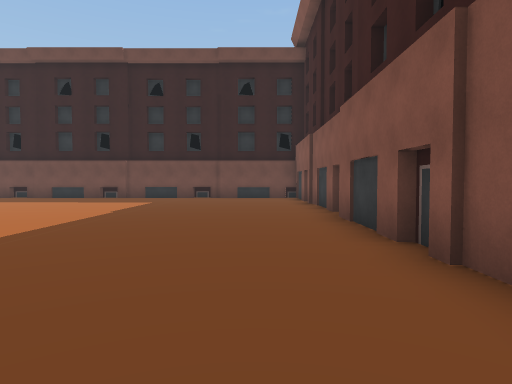
[1] (above)

24 first-person views from a walk through a Unity game level. The camera is 1.5 m above the floor, tilts 2° down and sees 75° across. The floor is counted in squares, 2 m on a side. Each view is taken from the middle of a square. On the plan, view 1 faces up. The plan holds only what a view shows up to about 11 squares ahead; the rest is blank. The place goes on beyond the plan. The player character is not drawn.

[2]
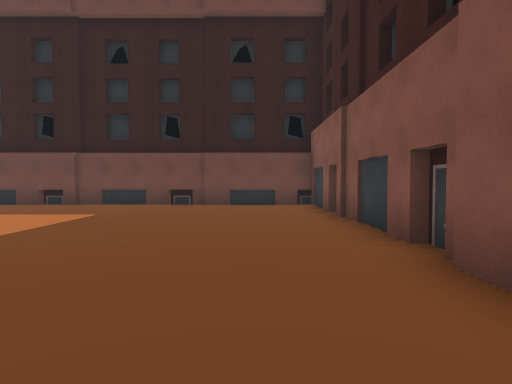

[3]
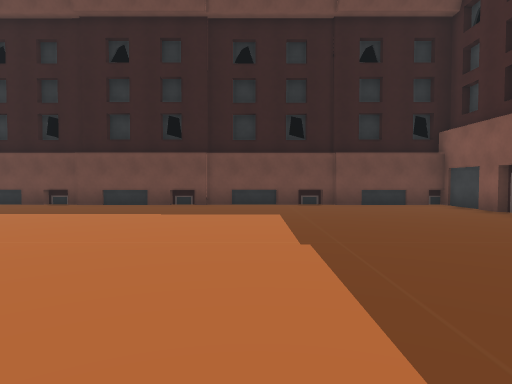

[4]
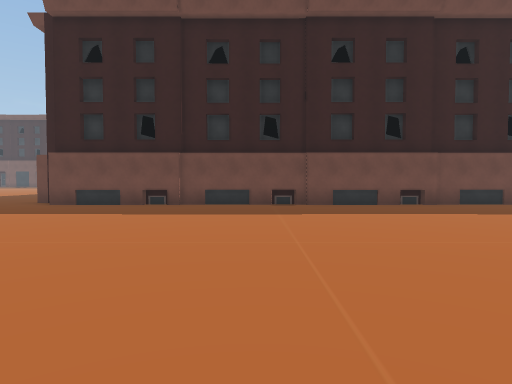

[5]
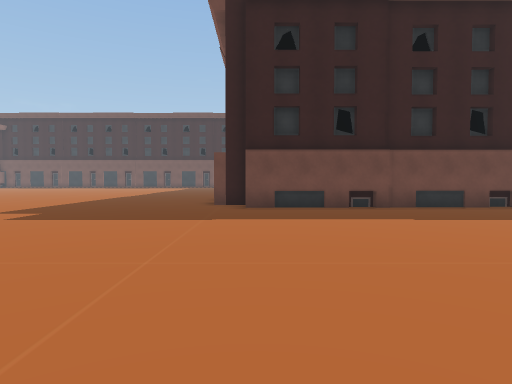

[6]
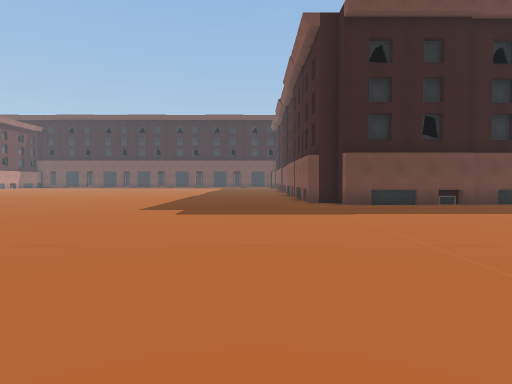

[7]
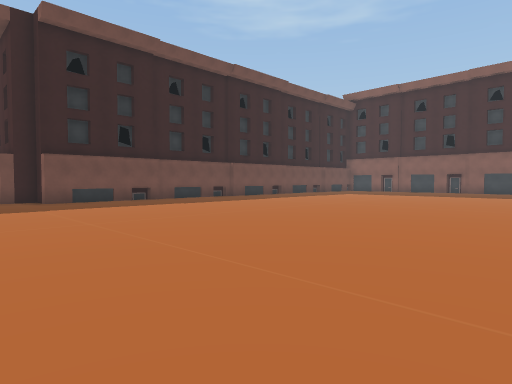

[8]
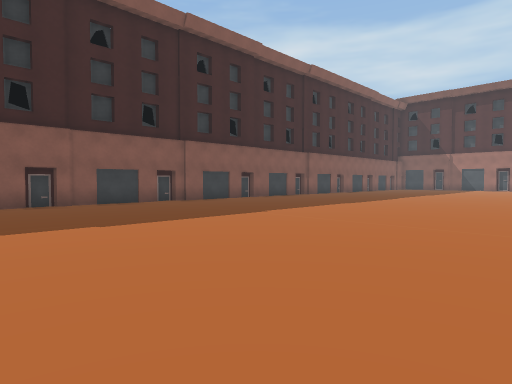

[9]
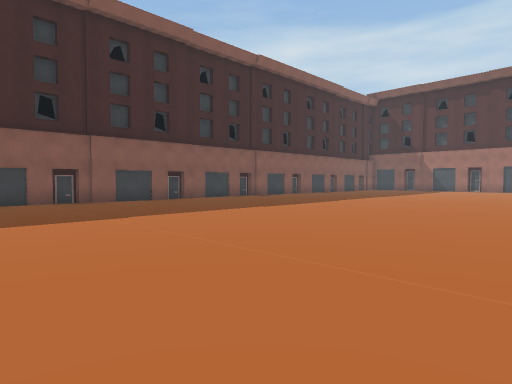

[10]
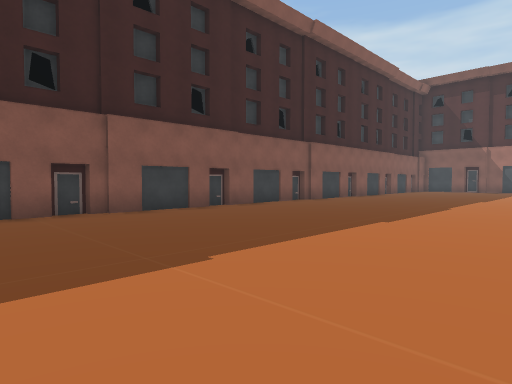

[11]
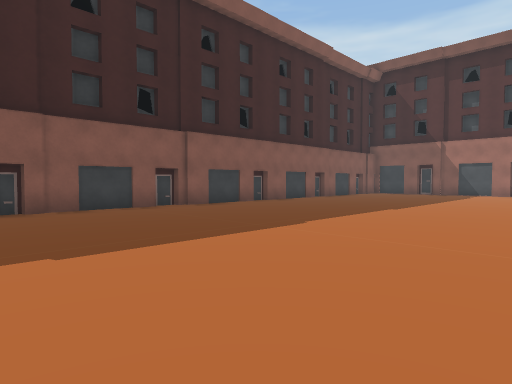

[12]
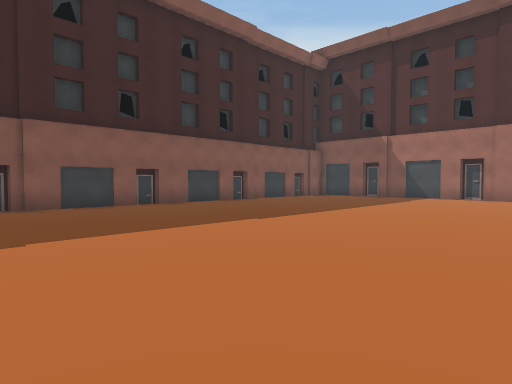

[13]
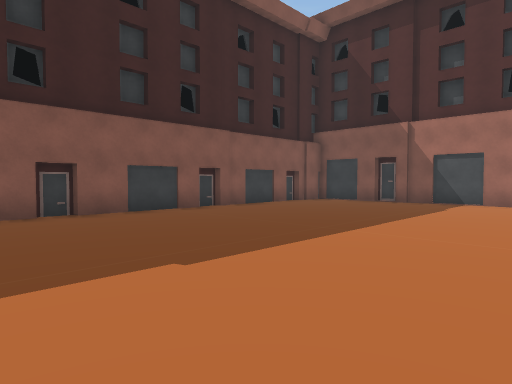

[14]
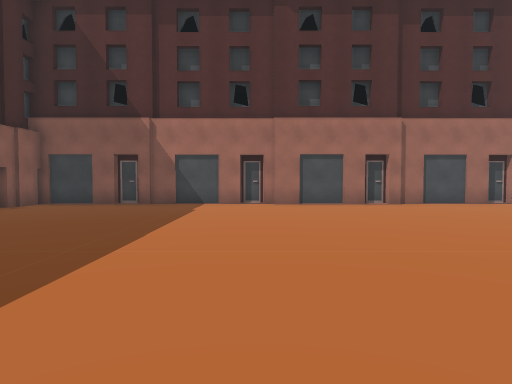

[15]
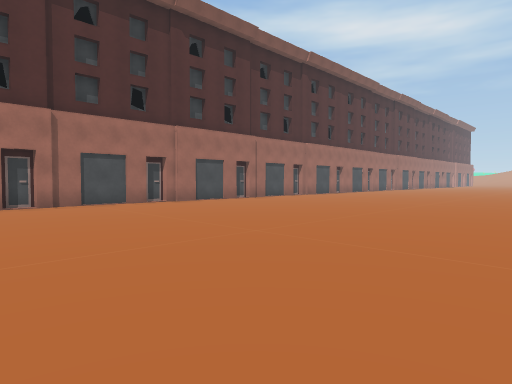

[16]
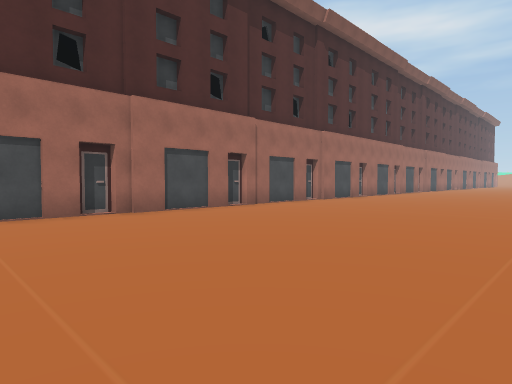

[17]
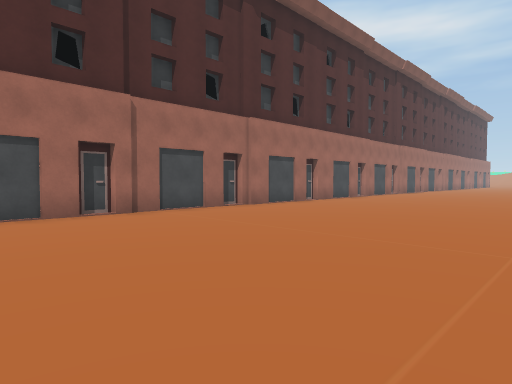

[18]
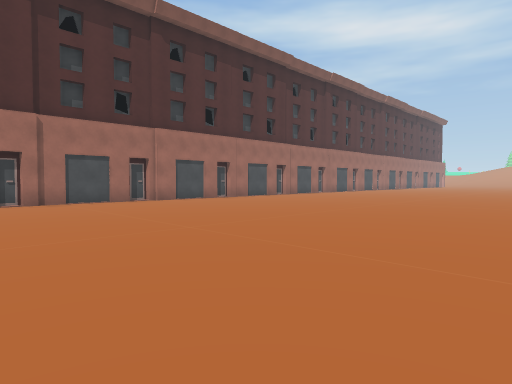

[19]
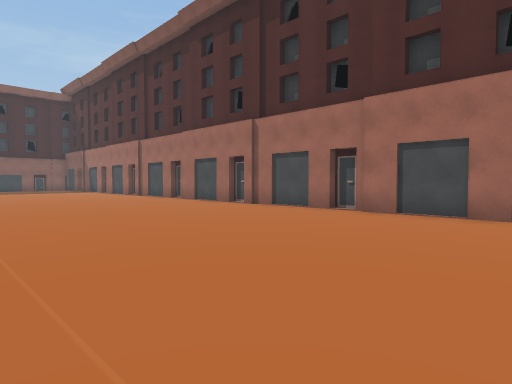

[20]
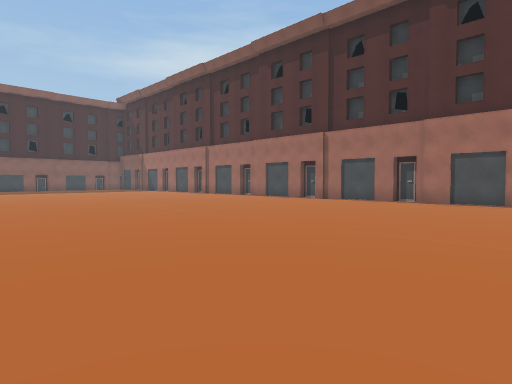

[21]
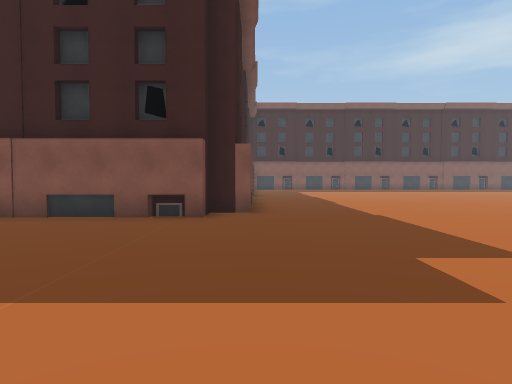

[22]
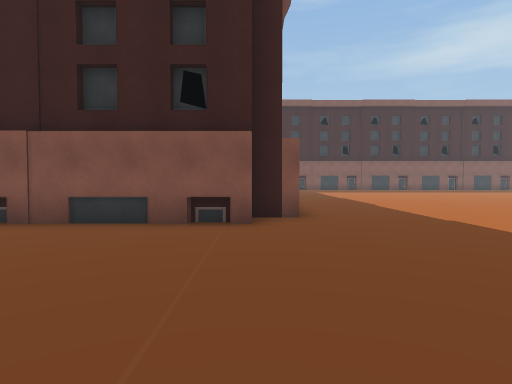

[23]
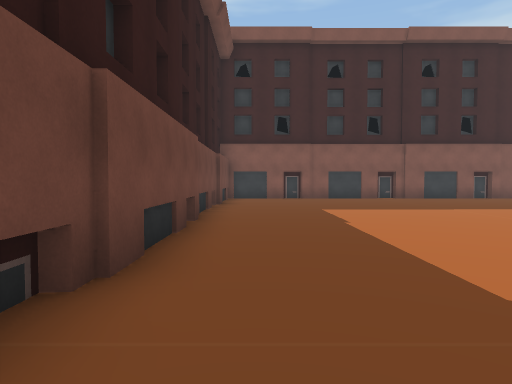

[24]
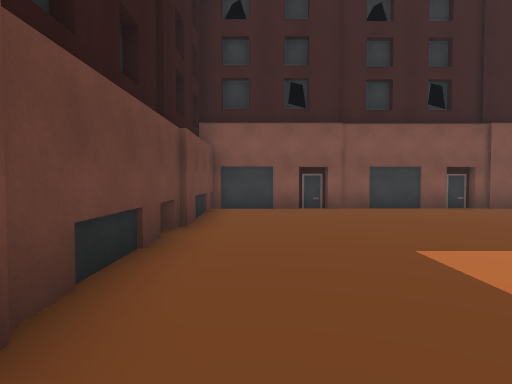

### Floor plan
Key: @ floor where view 1 was taken; # wall or solid block; . floor; B building.
Columns run from 25 left of view 1 to 2 right of it. Each row starts with its distance up from view 1.
 18     ...#
 17    ....#
 16 .......B
 15 .......##     ###     ###
 14 ........###B#B#B###B#B#B####
 13 ...........................#
 12 ...........................#
 11 ...........................B
 10 ...........................#
  9  ..........................#
  8   .........................#
  7   .........................B
  6    ........................#
  5     .......................#
  4      ......................#
  3      ......................B
  2      .....     ............#
  1                ............#
  0                ..........@.B
 -1                ............B
 -2                 ...........#
 -3                 ...........#
 -4                 ...........B
 -5                 ...........#
 -6                 ...........#
 -7                 ...........#
 -8                  ..........B
 -9                  ..........#
-10 ..... .....      ..........#
-11 ...........   .............#
-12 ...........................B
-13 ...........................B
-14 ...........................#
-15 ...........................#
-16 ...........................#
-17 ...........................#
-18 ...........................#
-19 ...........................B
-20  ..........................#
-21  ................B.B.......#
-22 B###B###B###B#######B###B###

Where each view was taken, in squares from view 1:
view 1: 0 up, 0 right, facing up
view 2: 4 up, 0 right, facing up
view 3: 4 up, 4 left, facing up
view 4: 4 up, 11 left, facing up
view 5: 5 up, 17 left, facing up
view 6: 4 up, 20 left, facing up
view 7: 2 up, 20 left, facing up-right
view 8: 6 up, 9 left, facing down-right
view 9: 3 up, 10 left, facing down-right
view 10: 2 up, 6 left, facing down-right
view 11: 3 down, 7 left, facing down-right
view 12: 7 down, 8 left, facing down-right
view 13: 10 down, 6 left, facing down-right
view 14: 11 down, 5 left, facing down
view 15: 11 down, 7 left, facing down-left
view 16: 14 down, 10 left, facing down-left
view 17: 14 down, 14 left, facing down-left
view 18: 10 down, 15 left, facing down-left
view 19: 14 down, 25 left, facing down-right
view 20: 10 down, 25 left, facing down-right
view 21: 14 up, 25 left, facing right
view 22: 15 up, 24 left, facing right
view 23: 13 up, 12 left, facing right
view 24: 13 up, 7 left, facing right
